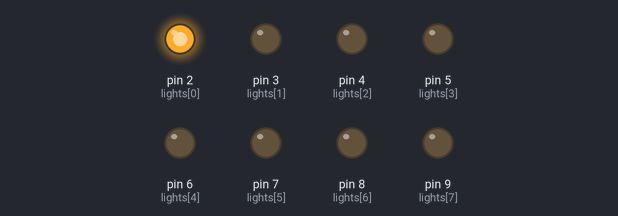
A sketch run on a simulated Arduino Uno, built with avr-gcc and run on an emulated ATmega328P. Parts: output pins drawn as LEDs (lit = HIGH).

Above: at 0.12 s.
At 0.62 s:
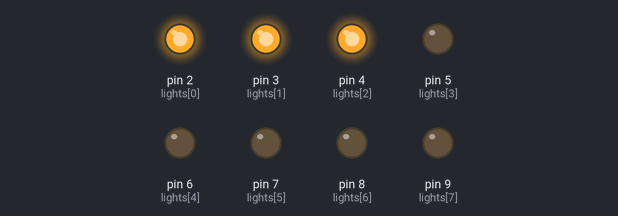
At 1.12 s:
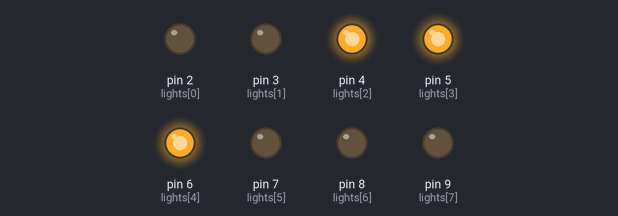
At 2.37 s:
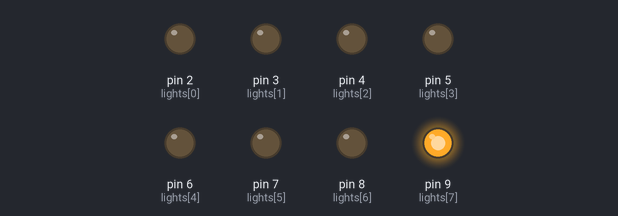
At 3.87 s:
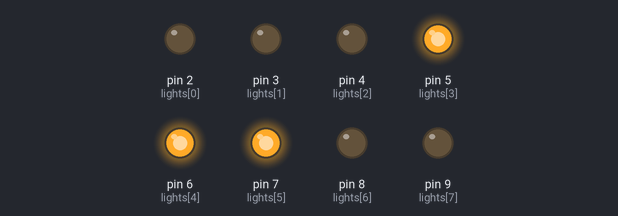
At 5.37 s:
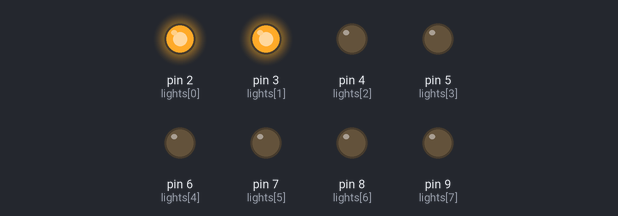
Timing chart, 0 to 5.8 s (numbered marks = the images above):
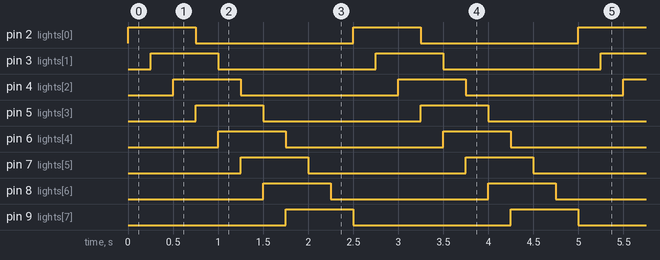

The sketch:

Lab02.ino
```cpp
//Nicholas Oyebanji

//Lab02

//array for the pins on the breadboard
int lights[] = {2, 3, 4, 5, 6, 7, 8, 9};

//functions
void pattern01() {
    for(int i = 0; i < 8; i++) {
      digitalWrite(lights[i], HIGH);
      delay(250);
      digitalWrite(lights[i], LOW);
    }

    for(int a = 8; a >=0; a--) {
      digitalWrite(lights[a], HIGH);
      delay(250);
      digitalWrite(lights[a], LOW);
    }
}

void pattern02() {
   for(int i = 0; i < 8; i++) {
     digitalWrite(lights[i], HIGH);
     delay(5);
     digitalWrite(lights[i], LOW);
   }
   for(int a = 8; a>=0; a--) {
     digitalWrite(lights[a], HIGH);
     delay(250);
     digitalWrite(lights[a], HIGH);
   }
}

void pattern03() {
  for(int i = 0; i < 8; i++) {
    digitalWrite(lights[i], HIGH);
    delay(10);
    digitalWrite(lights[i], LOW);
}
}

void pattern04() {
  for(int i =0; i < 10; i++) {
     if( i < 8) {
        digitalWrite(lights[i], HIGH); //when it goes up in the for loop, it turns off the second interger behind the current value.
     }
     delay(250);
     digitalWrite(lights[i-2],LOW);


  }

}

void setup() {
  //sets up the baud communication speed
  Serial.begin(9600);
  pinMode(2, OUTPUT);
  pinMode(3, OUTPUT);
  pinMode(4, OUTPUT);
  pinMode(5, OUTPUT);
  pinMode(6, OUTPUT);
  pinMode(7, OUTPUT);
  pinMode(8, OUTPUT);
  pinMode(9, OUTPUT);
}//end setup

//loop
void loop() {
  //pattern01();
  //pattern02();
  //pattern03();
  pattern04();
}
```

Measured:
- by itself, pin 2 (lights[0]), pin 3 (lights[1]), pin 4 (lights[2]), pin 5 (lights[3]), pin 6 (lights[4]), pin 7 (lights[5]), pin 8 (lights[6]), pin 9 (lights[7]): alternates HIGH for 0.75 s and LOW for 1.8 s
- by itself, everything shown: repeats every 2.5 s, in 10 steps
